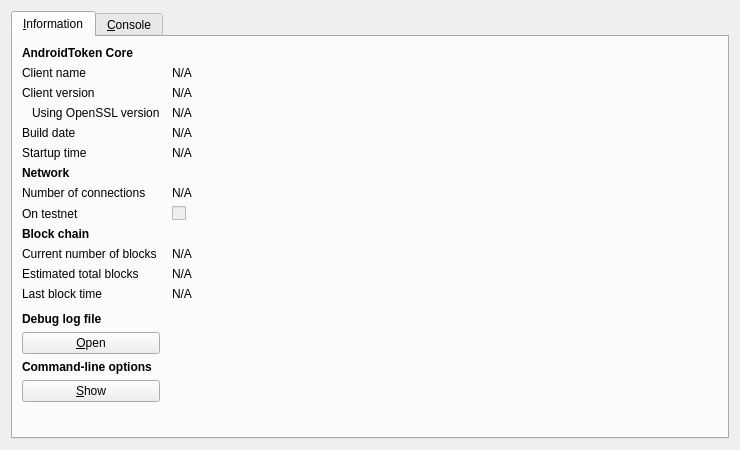
<?xml version="1.0" encoding="UTF-8"?>
<ui version="4.0">
 <class>RPCConsole</class>
 <widget class="QDialog" name="RPCConsole">
  <property name="geometry">
   <rect>
    <x>0</x>
    <y>0</y>
    <width>740</width>
    <height>450</height>
   </rect>
  </property>
  <property name="windowTitle">
   <string>AndroidToken - Debug window</string>
  </property>
  <layout class="QVBoxLayout" name="verticalLayout_2">
   <item>
    <widget class="QTabWidget" name="tabWidget">
     <property name="currentIndex">
      <number>0</number>
     </property>
     <widget class="QWidget" name="tab_info">
      <attribute name="title">
       <string>&amp;Information</string>
      </attribute>
      <layout class="QGridLayout" name="gridLayout" columnstretch="0,1">
       <property name="horizontalSpacing">
        <number>12</number>
       </property>
       <item row="0" column="0">
        <widget class="QLabel" name="label_9">
         <property name="font">
          <font>
           <weight>75</weight>
           <bold>true</bold>
          </font>
         </property>
         <property name="text">
          <string>AndroidToken Core</string>
         </property>
        </widget>
       </item>
       <item row="1" column="0">
        <widget class="QLabel" name="label_5">
         <property name="text">
          <string>Client name</string>
         </property>
        </widget>
       </item>
       <item row="1" column="1">
        <widget class="QLabel" name="clientName">
         <property name="cursor">
          <cursorShape>IBeamCursor</cursorShape>
         </property>
         <property name="text">
          <string>N/A</string>
         </property>
         <property name="textFormat">
          <enum>Qt::PlainText</enum>
         </property>
         <property name="textInteractionFlags">
          <set>Qt::LinksAccessibleByMouse|Qt::TextSelectableByKeyboard|Qt::TextSelectableByMouse</set>
         </property>
        </widget>
       </item>
       <item row="2" column="0">
        <widget class="QLabel" name="label_6">
         <property name="text">
          <string>Client version</string>
         </property>
        </widget>
       </item>
       <item row="2" column="1">
        <widget class="QLabel" name="clientVersion">
         <property name="cursor">
          <cursorShape>IBeamCursor</cursorShape>
         </property>
         <property name="text">
          <string>N/A</string>
         </property>
         <property name="textFormat">
          <enum>Qt::PlainText</enum>
         </property>
         <property name="textInteractionFlags">
          <set>Qt::LinksAccessibleByMouse|Qt::TextSelectableByKeyboard|Qt::TextSelectableByMouse</set>
         </property>
        </widget>
       </item>
       <item row="3" column="0">
        <widget class="QLabel" name="label_14">
         <property name="text">
          <string>Using OpenSSL version</string>
         </property>
         <property name="indent">
          <number>10</number>
         </property>
        </widget>
       </item>
       <item row="3" column="1">
        <widget class="QLabel" name="openSSLVersion">
         <property name="cursor">
          <cursorShape>IBeamCursor</cursorShape>
         </property>
         <property name="text">
          <string>N/A</string>
         </property>
         <property name="textFormat">
          <enum>Qt::PlainText</enum>
         </property>
         <property name="textInteractionFlags">
          <set>Qt::LinksAccessibleByMouse|Qt::TextSelectableByKeyboard|Qt::TextSelectableByMouse</set>
         </property>
        </widget>
       </item>
       <item row="4" column="0">
        <widget class="QLabel" name="label_12">
         <property name="text">
          <string>Build date</string>
         </property>
        </widget>
       </item>
       <item row="4" column="1">
        <widget class="QLabel" name="buildDate">
         <property name="cursor">
          <cursorShape>IBeamCursor</cursorShape>
         </property>
         <property name="text">
          <string>N/A</string>
         </property>
         <property name="textFormat">
          <enum>Qt::PlainText</enum>
         </property>
         <property name="textInteractionFlags">
          <set>Qt::LinksAccessibleByMouse|Qt::TextSelectableByKeyboard|Qt::TextSelectableByMouse</set>
         </property>
        </widget>
       </item>
       <item row="5" column="0">
        <widget class="QLabel" name="label_13">
         <property name="text">
          <string>Startup time</string>
         </property>
        </widget>
       </item>
       <item row="5" column="1">
        <widget class="QLabel" name="startupTime">
         <property name="cursor">
          <cursorShape>IBeamCursor</cursorShape>
         </property>
         <property name="text">
          <string>N/A</string>
         </property>
         <property name="textFormat">
          <enum>Qt::PlainText</enum>
         </property>
         <property name="textInteractionFlags">
          <set>Qt::LinksAccessibleByMouse|Qt::TextSelectableByKeyboard|Qt::TextSelectableByMouse</set>
         </property>
        </widget>
       </item>
       <item row="6" column="0">
        <widget class="QLabel" name="label_11">
         <property name="font">
          <font>
           <weight>75</weight>
           <bold>true</bold>
          </font>
         </property>
         <property name="text">
          <string>Network</string>
         </property>
        </widget>
       </item>
       <item row="7" column="0">
        <widget class="QLabel" name="label_7">
         <property name="text">
          <string>Number of connections</string>
         </property>
        </widget>
       </item>
       <item row="7" column="1">
        <widget class="QLabel" name="numberOfConnections">
         <property name="cursor">
          <cursorShape>IBeamCursor</cursorShape>
         </property>
         <property name="text">
          <string>N/A</string>
         </property>
         <property name="textFormat">
          <enum>Qt::PlainText</enum>
         </property>
         <property name="textInteractionFlags">
          <set>Qt::LinksAccessibleByMouse|Qt::TextSelectableByKeyboard|Qt::TextSelectableByMouse</set>
         </property>
        </widget>
       </item>
       <item row="8" column="0">
        <widget class="QLabel" name="label_8">
         <property name="text">
          <string>On testnet</string>
         </property>
        </widget>
       </item>
       <item row="8" column="1">
        <widget class="QCheckBox" name="isTestNet">
         <property name="enabled">
          <bool>false</bool>
         </property>
         <property name="text">
          <string/>
         </property>
        </widget>
       </item>
       <item row="9" column="0">
        <widget class="QLabel" name="label_10">
         <property name="font">
          <font>
           <weight>75</weight>
           <bold>true</bold>
          </font>
         </property>
         <property name="text">
          <string>Block chain</string>
         </property>
        </widget>
       </item>
       <item row="10" column="0">
        <widget class="QLabel" name="label_3">
         <property name="text">
          <string>Current number of blocks</string>
         </property>
        </widget>
       </item>
       <item row="10" column="1">
        <widget class="QLabel" name="numberOfBlocks">
         <property name="cursor">
          <cursorShape>IBeamCursor</cursorShape>
         </property>
         <property name="text">
          <string>N/A</string>
         </property>
         <property name="textFormat">
          <enum>Qt::PlainText</enum>
         </property>
         <property name="textInteractionFlags">
          <set>Qt::LinksAccessibleByMouse|Qt::TextSelectableByKeyboard|Qt::TextSelectableByMouse</set>
         </property>
        </widget>
       </item>
       <item row="11" column="0">
        <widget class="QLabel" name="label_4">
         <property name="text">
          <string>Estimated total blocks</string>
         </property>
        </widget>
       </item>
       <item row="11" column="1">
        <widget class="QLabel" name="totalBlocks">
         <property name="cursor">
          <cursorShape>IBeamCursor</cursorShape>
         </property>
         <property name="text">
          <string>N/A</string>
         </property>
         <property name="textFormat">
          <enum>Qt::PlainText</enum>
         </property>
         <property name="textInteractionFlags">
          <set>Qt::LinksAccessibleByMouse|Qt::TextSelectableByKeyboard|Qt::TextSelectableByMouse</set>
         </property>
        </widget>
       </item>
       <item row="12" column="0">
        <widget class="QLabel" name="label_2">
         <property name="text">
          <string>Last block time</string>
         </property>
        </widget>
       </item>
       <item row="12" column="1">
        <widget class="QLabel" name="lastBlockTime">
         <property name="cursor">
          <cursorShape>IBeamCursor</cursorShape>
         </property>
         <property name="text">
          <string>N/A</string>
         </property>
         <property name="textFormat">
          <enum>Qt::PlainText</enum>
         </property>
         <property name="textInteractionFlags">
          <set>Qt::LinksAccessibleByMouse|Qt::TextSelectableByKeyboard|Qt::TextSelectableByMouse</set>
         </property>
        </widget>
       </item>
       <item row="13" column="0">
        <spacer name="verticalSpacer_2">
         <property name="orientation">
          <enum>Qt::Vertical</enum>
         </property>
         <property name="sizeHint" stdset="0">
          <size>
           <width>20</width>
           <height>20</height>
          </size>
         </property>
        </spacer>
       </item>
       <item row="14" column="0">
        <widget class="QLabel" name="labelDebugLogfile">
         <property name="font">
          <font>
           <weight>75</weight>
           <bold>true</bold>
          </font>
         </property>
         <property name="text">
          <string>Debug log file</string>
         </property>
        </widget>
       </item>
       <item row="15" column="0">
        <widget class="QPushButton" name="openDebugLogfileButton">
         <property name="toolTip">
          <string>Open the AndroidToken debug log file from the current data directory. This can take a few seconds for large log files.</string>
         </property>
         <property name="text">
          <string>&amp;Open</string>
         </property>
         <property name="autoDefault">
          <bool>false</bool>
         </property>
        </widget>
       </item>
       <item row="16" column="0">
        <widget class="QLabel" name="labelCLOptions">
         <property name="font">
          <font>
           <weight>75</weight>
           <bold>true</bold>
          </font>
         </property>
         <property name="text">
          <string>Command-line options</string>
         </property>
        </widget>
       </item>
       <item row="17" column="0">
        <widget class="QPushButton" name="showCLOptionsButton">
         <property name="toolTip">
          <string>Show the AndroidToken-Qt help message to get a list with possible AndroidToken command-line options.</string>
         </property>
         <property name="text">
          <string>&amp;Show</string>
         </property>
         <property name="autoDefault">
          <bool>false</bool>
         </property>
        </widget>
       </item>
       <item row="18" column="0">
        <spacer name="verticalSpacer">
         <property name="orientation">
          <enum>Qt::Vertical</enum>
         </property>
         <property name="sizeHint" stdset="0">
          <size>
           <width>20</width>
           <height>40</height>
          </size>
         </property>
        </spacer>
       </item>
      </layout>
     </widget>
     <widget class="QWidget" name="tab_console">
      <attribute name="title">
       <string>&amp;Console</string>
      </attribute>
      <layout class="QVBoxLayout" name="verticalLayout_3">
       <property name="spacing">
        <number>3</number>
       </property>
       <item>
        <widget class="QTextEdit" name="messagesWidget">
         <property name="minimumSize">
          <size>
           <width>0</width>
           <height>100</height>
          </size>
         </property>
         <property name="readOnly">
          <bool>true</bool>
         </property>
         <property name="tabKeyNavigation" stdset="0">
          <bool>false</bool>
         </property>
         <property name="columnCount" stdset="0">
          <number>2</number>
         </property>
        </widget>
       </item>
       <item>
        <layout class="QHBoxLayout" name="horizontalLayout">
         <property name="spacing">
          <number>3</number>
         </property>
         <item>
          <widget class="QLabel" name="label">
           <property name="text">
            <string notr="true">&gt;</string>
           </property>
          </widget>
         </item>
         <item>
          <widget class="QLineEdit" name="lineEdit"/>
         </item>
         <item>
          <widget class="QPushButton" name="clearButton">
           <property name="maximumSize">
            <size>
             <width>24</width>
             <height>24</height>
            </size>
           </property>
           <property name="toolTip">
            <string>Clear console</string>
           </property>
           <property name="text">
            <string/>
           </property>
           <property name="icon">
            <iconset resource="../bitcoin.qrc">
             <normaloff>:/icons/remove</normaloff>:/icons/remove</iconset>
           </property>
           <property name="shortcut">
            <string notr="true">Ctrl+L</string>
           </property>
           <property name="autoDefault">
            <bool>false</bool>
           </property>
          </widget>
         </item>
        </layout>
       </item>
      </layout>
     </widget>
    </widget>
   </item>
  </layout>
 </widget>
 <resources>
  <include location="../bitcoin.qrc"/>
 </resources>
 <connections/>
</ui>
